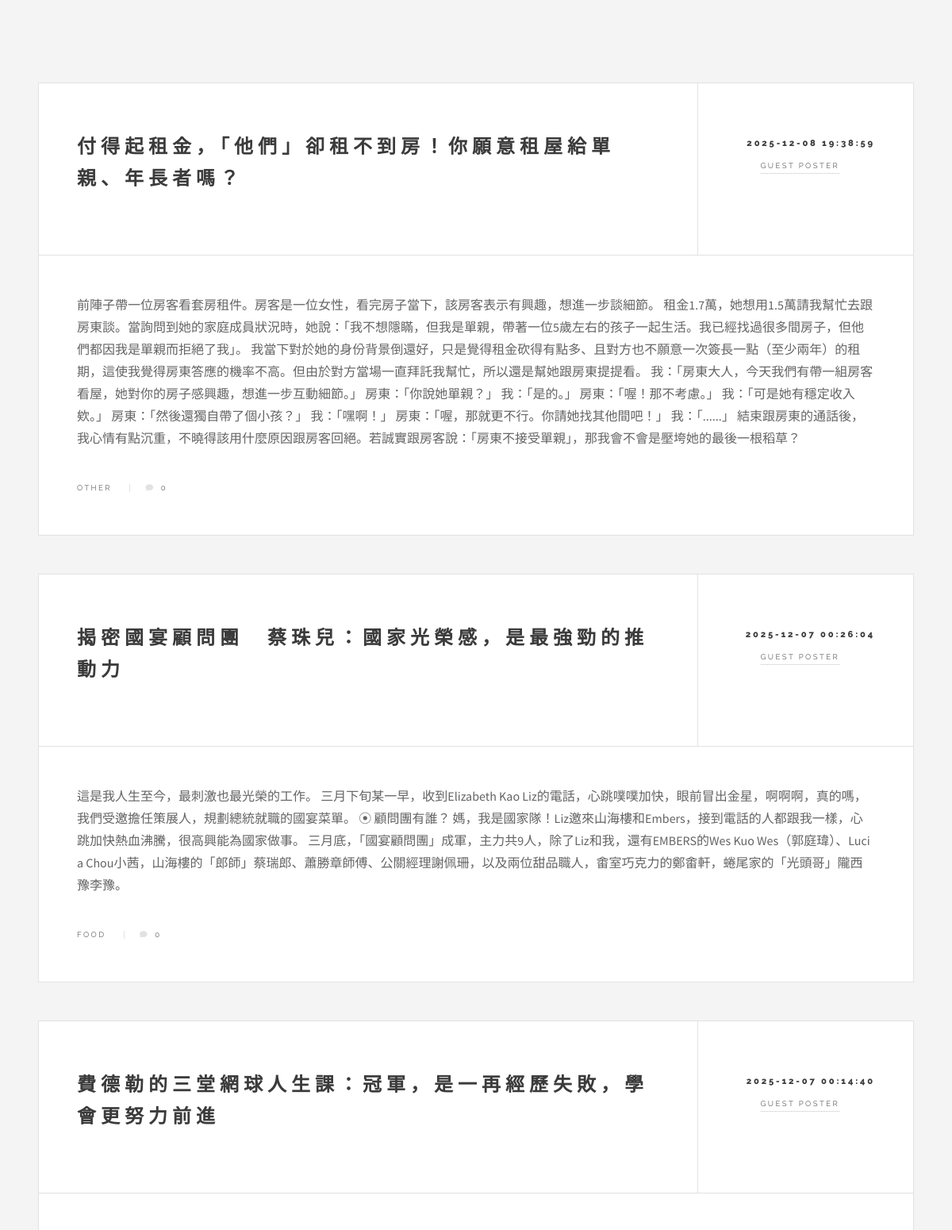
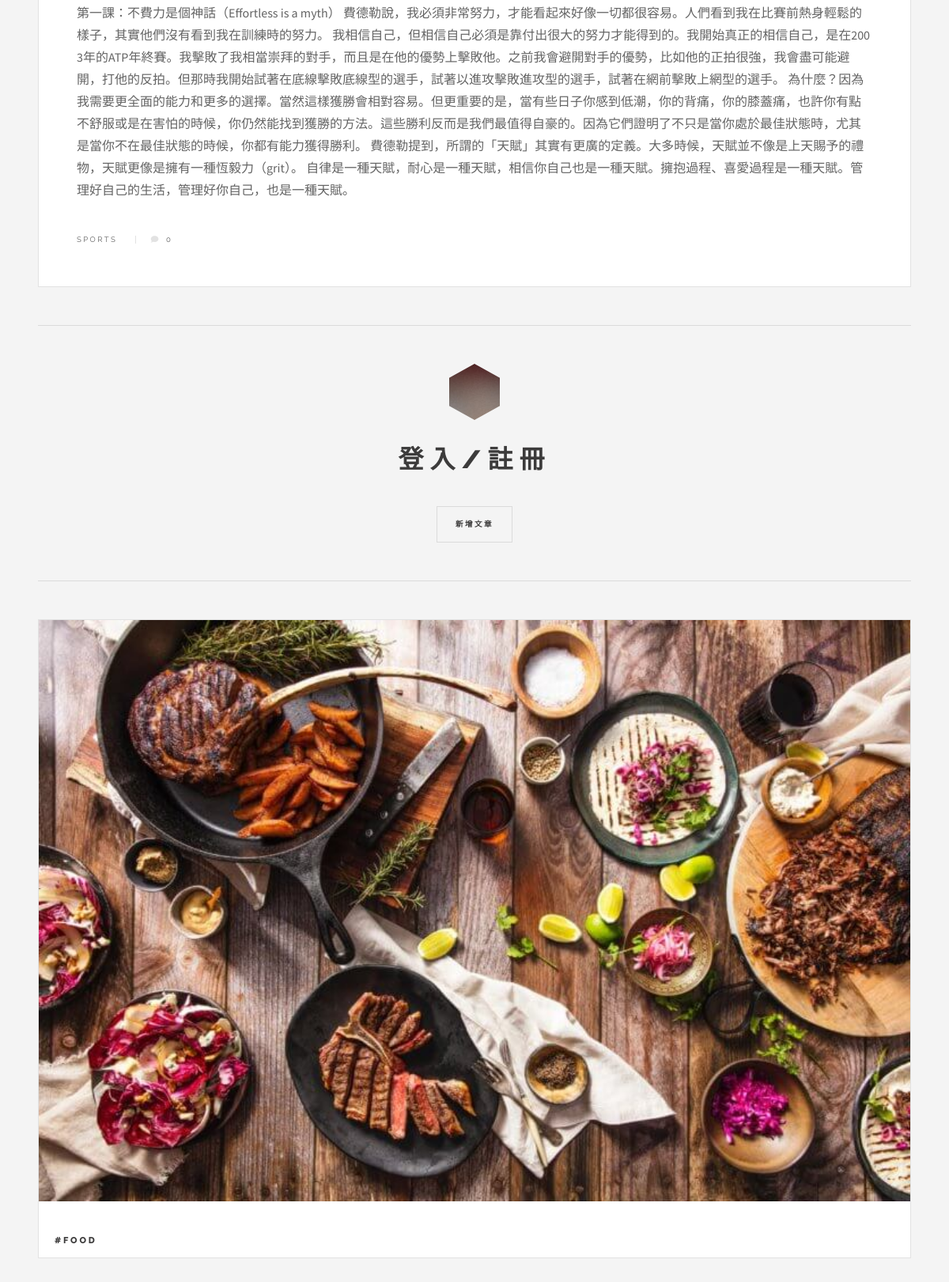
Page /author?author_name=Guest+Poster (upper part) on the committed database (2 pictures, top to bottom).
### tables this page shows
CREATE TABLE data (id INTEGER PRIMARY KEY, title TEXT NOT NULL, content TEXT NOT NULL, author TEXT NOT NULL, time TEXT NOT NULL, category TEXT NOT NULL);

### main.py (the view)
@app.route('/author')
def author_posts():
    author_name = request.args.get('author_name')
    articles = get_articles_by_author(author_name)
    current_username = session.get('username')
    articles_with_count = []
    for article in articles:
        article_id = article[0]
        comment_count = get_comment_count_by_article_id(article_id)
        article_list = list(article)
        article_list.append(comment_count)
        articles_with_count.append(tuple(article_list))
    return render_template('author.html',articles=articles_with_count, username=current_username)

### main.py (called while the page is built)
def get_articles_by_author(author_name):
    conn = sqlite3.connect(DB_PATH)
    cursor = conn.cursor()
    query = 'SELECT id, title, content, author, time, category FROM data WHERE author = ? ORDER BY time DESC'
    cursor.execute(query, (author_name,))
    articles = cursor.fetchall()
    conn.close()
    return articles

def get_comment_count_by_article_id(article_id):
    conn = sqlite3.connect(DB_PATH)
    cursor = conn.cursor()
    query = "SELECT COUNT(content_id) FROM comment WHERE data_id = ?"
    cursor.execute(query, (article_id,))
    count = cursor.fetchone()[0]
    conn.close()
    return count

### templates/author.html (shortened to what this page needs)
<!DOCTYPE HTML>
<html>
	<head>
		<link rel="stylesheet" href="{{ url_for('static', filename='assets/css/main.css') }}" />
	</head>
	<body class="is-preload">
			<div id="wrapper">
				<div id="main">
        			{% if articles %}
   					{% for article in articles %}
        			<article class="post">
            			<header>
                			<div class="title">
                    			<a href="{{ url_for('single_posts', article_id=article[0]) }}"><h2 class="article-content">{{ article[1] }}</h2></a>
                			</div>
                			<div class="meta">
                    			<time class="published" datetime="{{ article[4] }}">{{ article[4] }}</time>
                    			<a href="{{ url_for('author_posts', author_name=article[3]) }}" class="author"><span class="name">{{ article[3] }}</span></a>
                			</div>
            			</header>
            			<p class="article-content">{{ article[2] | safe }}</p>
            			<footer>
							<ul class="stats">
								<li>{{ article[5] }}</li>
								<li><a href="{{ url_for('single_posts', article_id=article[0]) }}" class="icon solid fa-comment">{{ article[6] }}</a></li>
							</ul>
            			</footer>
        			</article>
    				{% endfor %}
					{% else %}
    				<p>此分類下目前沒有文章。</p>
					{% endif %}
    			</div>
					<section id="sidebar">
							<section id="intro">
								<a href="{{ url_for('index') }}" class="logo">
        							<img src="{{ url_for('static', filename='images/logo.jpg') }}" alt="Logo" />
							    </a>
								<header>
            						{% if username %}
            						<a href="/">
										<h2 id="welcome-message">你好，{{ username }}</h2>
									</a>
									<a href="{{ url_for('logout') }}" id="logoutBtn">
                						<h2>登出</h2>
            						</a>
            						{% else %}
            						<a href="#">
                						<h2 id="loginRegisterBtn">登入/註冊</h2>
           	 						</a>
            						{% endif %}
									<button id="addPostButton">新增文章</button>
								</header>
							</section>
							<section>
								<div class="mini-posts">
										<article class="mini-post">
											<header>
												<h3><a href="{{ url_for('category_posts', category_name='Food') }}">#Food</a></h3>
											</header>
											<a href="{{ url_for('category_posts', category_name='Food') }}" class="image"><img src="{{ url_for('static', filename='images/pic04.jpg') }}" alt="" /></a>
										</article>
								</div>
							</section>
					</section>
			</div>
	</body>
</html>

### rows in the picture
data: title "付得起租金，「他們」卻租不到房！你願意租屋給單親、年長者嗎？", time "2025-12-08 19:38:59", author "GUEST POSTER", content "前陣子帶一位房客看套房租件。房客是一位女性，看完房子當下，該房客表示有興趣，想進一步談細節。 租金1.7萬，她想用1.5萬請我幫忙去跟房東談。當詢問到她的家庭成員狀況時，她說：「我不想隱瞞，但我是單親，帶著一位5歲左右的孩子一起生活。我已經找過很多間房子，但他們都因我是單親而拒絕了我」。 我當下對於她的身份背景倒還好，只是覺得租金砍得有點多、且對方也不願意一次簽長一點（至少兩年）的租期，這使我覺得房東答應的機率不高。但由於對方當場一直拜託我幫忙，所以還是幫她跟房東提提看。 我：「房東大人，今天我們有帶一組房客看屋，她對你的房子感興趣，想進一步互動細節。」 房東：「你說她單親？」 我：「是的。」 房東：「喔！那不考慮。」 我：「可是她有穩定收入欸。」 房東：「然後還獨自帶了個小孩？」 我：「嘿啊！」 房東：「喔，那就更不行。你請她找其他間吧！」 我：「......」 結束跟房東的通話後，我心情有點沉重，不曉得該用什麼原因跟房客回絕。若誠實跟房客說：「房東不接受單親」，那我會不會是壓垮她的最後一根稻草？", category "OTHER", article "0"
data: title "揭密國宴顧問團 蔡珠兒：國家光榮感，是最強勁的推動力", time "2025-12-07 00:26:04", author "GUEST POSTER", content "這是我人生至今，最刺激也最光榮的工作。 三月下旬某一早，收到Elizabeth Kao Liz的電話，心跳噗噗加快，眼前冒出金星，啊啊啊，真的嗎，我們受邀擔任策展人，規劃總統就職的國宴菜單。 ⦿ 顧問團有誰？ 媽，我是國家隊！Liz邀來山海樓和Embers，接到電話的人都跟我一樣，心跳加快熱血沸騰，很高興能為國家做事。 三月底，「國宴顧問團」成軍，主力共9人，除了Liz和我，還有EMBERS的Wes Kuo Wes（郭庭瑋）、Lucia Chou小茜，山海樓的「郎師」蔡瑞郎、蕭勝章師傅、公關經理謝佩珊，以及兩位甜品職人，畬室巧克力的鄭畬軒，蜷尾家的「光頭哥」隴西豫李豫。", category "FOOD", article "0"
data: title "費德勒的三堂網球人生課：冠軍，是一再經歷失敗，學會更努力前進", time "2025-12-07 00:14:40", author "GUEST POSTER", content "第一課：不費力是個神話（Effortless is a myth） 費德勒說，我必須非常努力，才能看起來好像一切都很容易。人們看到我在比賽前熱身輕鬆的樣子，其實他們沒有看到我在訓練時的努力。 我相信自己，但相信自己必須是靠付出很大的努力才能得到的。我開始真正的相信自己，是在2003年的ATP年終賽。我擊敗了我相當崇拜的對手，而且是在他的優勢上擊敗他。之前我會避開對手的優勢，比如他的正拍很強，我會盡可能避開，打他的反拍。但那時我開始試著在底線擊敗底線型的選手，試著以進攻擊敗進攻型的選手，試著在網前擊敗上網型的選手。 為什麼？因為我需要更全面的能力和更多的選擇。當然這樣獲勝會相對容易。但更重要的是，當有些日子你感到低潮，你的背痛，你的膝蓋痛，也許你有點不舒服或是在害怕的時候，你仍然能找到獲勝的方法。這些勝利反而是我們最值得自豪的。因為它們證明了不只是當你處於最佳狀態時，尤其是當你不在最佳狀態的時候，你都有能力獲得勝利。 費德勒提到，所謂的「天賦」其實有更廣的定義。大多時候，天賦並不像是上天賜予的禮物，天賦更像是擁有一種恆毅力（grit）。 自律是一種天賦，耐心是一種天賦，相信你自己也是一種天賦。擁抱過程、喜愛過程是一種天賦。管理好自己的生活，管理好你自己，也是一種天賦。", category "SPORTS", article "0"
